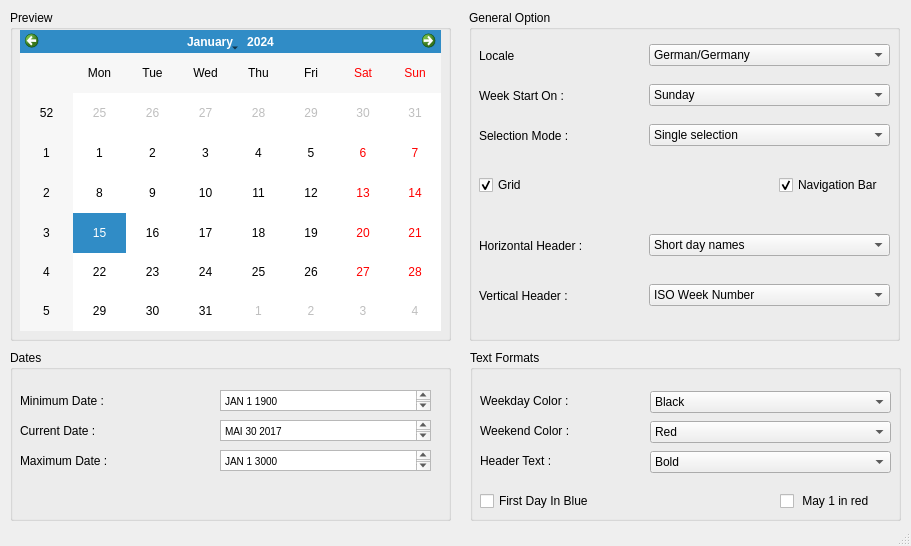
<?xml version="1.0" encoding="UTF-8"?>
<ui version="4.0">
 <class>CalendarWidget</class>
 <widget class="QMainWindow" name="CalendarWidget">
  <property name="geometry">
   <rect>
    <x>0</x>
    <y>0</y>
    <width>911</width>
    <height>546</height>
   </rect>
  </property>
  <property name="windowTitle">
   <string>MainWindow</string>
  </property>
  <widget class="QWidget" name="centralwidget">
   <widget class="QWidget" name="gridLayoutWidget">
    <property name="geometry">
     <rect>
      <x>10</x>
      <y>10</y>
      <width>441</width>
      <height>331</height>
     </rect>
    </property>
    <layout class="QGridLayout" name="gridLayout">
     <item row="0" column="0">
      <widget class="QGroupBox" name="groupBox">
       <property name="title">
        <string>Preview</string>
       </property>
       <widget class="QWidget" name="gridLayoutWidget_5">
        <property name="geometry">
         <rect>
          <x>10</x>
          <y>20</y>
          <width>421</width>
          <height>301</height>
         </rect>
        </property>
        <layout class="QGridLayout" name="gridLayout_5">
         <item row="0" column="0">
          <widget class="QCalendarWidget" name="calendarWidget"/>
         </item>
        </layout>
       </widget>
      </widget>
     </item>
    </layout>
   </widget>
   <widget class="QWidget" name="gridLayoutWidget_2">
    <property name="geometry">
     <rect>
      <x>10</x>
      <y>350</y>
      <width>441</width>
      <height>171</height>
     </rect>
    </property>
    <layout class="QGridLayout" name="gridLayout_2">
     <item row="0" column="0">
      <widget class="QGroupBox" name="groupBox_3">
       <property name="title">
        <string>Dates</string>
       </property>
       <widget class="QWidget" name="gridLayoutWidget_6">
        <property name="geometry">
         <rect>
          <x>10</x>
          <y>40</y>
          <width>131</width>
          <height>21</height>
         </rect>
        </property>
        <layout class="QGridLayout" name="gridLayout_6">
         <item row="0" column="0">
          <widget class="QLabel" name="label_7">
           <property name="text">
            <string>Minimum Date :</string>
           </property>
          </widget>
         </item>
        </layout>
       </widget>
       <widget class="QWidget" name="gridLayoutWidget_7">
        <property name="geometry">
         <rect>
          <x>10</x>
          <y>70</y>
          <width>131</width>
          <height>21</height>
         </rect>
        </property>
        <layout class="QGridLayout" name="gridLayout_7">
         <item row="0" column="0">
          <widget class="QLabel" name="label_8">
           <property name="text">
            <string>Current Date :</string>
           </property>
          </widget>
         </item>
        </layout>
       </widget>
       <widget class="QWidget" name="gridLayoutWidget_8">
        <property name="geometry">
         <rect>
          <x>10</x>
          <y>100</y>
          <width>131</width>
          <height>21</height>
         </rect>
        </property>
        <layout class="QGridLayout" name="gridLayout_8">
         <item row="0" column="0">
          <widget class="QLabel" name="label_9">
           <property name="text">
            <string>Maximum Date :</string>
           </property>
          </widget>
         </item>
        </layout>
       </widget>
       <widget class="QTextEdit" name="textEdit">
        <property name="geometry">
         <rect>
          <x>210</x>
          <y>40</y>
          <width>211</width>
          <height>21</height>
         </rect>
        </property>
        <property name="html">
         <string>&lt;!DOCTYPE HTML PUBLIC &quot;-//W3C//DTD HTML 4.0//EN&quot; &quot;http://www.w3.org/TR/REC-html40/strict.dtd&quot;&gt;
&lt;html&gt;&lt;head&gt;&lt;meta name=&quot;qrichtext&quot; content=&quot;1&quot; /&gt;&lt;style type=&quot;text/css&quot;&gt;
p, li { white-space: pre-wrap; }
&lt;/style&gt;&lt;/head&gt;&lt;body style=&quot; font-family:'MS Shell Dlg 2'; font-size:7.8pt; font-weight:400; font-style:normal;&quot;&gt;
&lt;p style=&quot; margin-top:0px; margin-bottom:0px; margin-left:0px; margin-right:0px; -qt-block-indent:0; text-indent:0px;&quot;&gt;JAN 1 1900&lt;/p&gt;&lt;/body&gt;&lt;/html&gt;</string>
        </property>
       </widget>
       <widget class="QTextEdit" name="textEdit_2">
        <property name="geometry">
         <rect>
          <x>210</x>
          <y>70</y>
          <width>211</width>
          <height>21</height>
         </rect>
        </property>
        <property name="html">
         <string>&lt;!DOCTYPE HTML PUBLIC &quot;-//W3C//DTD HTML 4.0//EN&quot; &quot;http://www.w3.org/TR/REC-html40/strict.dtd&quot;&gt;
&lt;html&gt;&lt;head&gt;&lt;meta name=&quot;qrichtext&quot; content=&quot;1&quot; /&gt;&lt;style type=&quot;text/css&quot;&gt;
p, li { white-space: pre-wrap; }
&lt;/style&gt;&lt;/head&gt;&lt;body style=&quot; font-family:'MS Shell Dlg 2'; font-size:7.8pt; font-weight:400; font-style:normal;&quot;&gt;
&lt;p style=&quot; margin-top:0px; margin-bottom:0px; margin-left:0px; margin-right:0px; -qt-block-indent:0; text-indent:0px;&quot;&gt;MAI 30 2017&lt;/p&gt;&lt;/body&gt;&lt;/html&gt;</string>
        </property>
       </widget>
       <widget class="QTextEdit" name="textEdit_3">
        <property name="geometry">
         <rect>
          <x>210</x>
          <y>100</y>
          <width>211</width>
          <height>21</height>
         </rect>
        </property>
        <property name="html">
         <string>&lt;!DOCTYPE HTML PUBLIC &quot;-//W3C//DTD HTML 4.0//EN&quot; &quot;http://www.w3.org/TR/REC-html40/strict.dtd&quot;&gt;
&lt;html&gt;&lt;head&gt;&lt;meta name=&quot;qrichtext&quot; content=&quot;1&quot; /&gt;&lt;style type=&quot;text/css&quot;&gt;
p, li { white-space: pre-wrap; }
&lt;/style&gt;&lt;/head&gt;&lt;body style=&quot; font-family:'MS Shell Dlg 2'; font-size:7.8pt; font-weight:400; font-style:normal;&quot;&gt;
&lt;p style=&quot; margin-top:0px; margin-bottom:0px; margin-left:0px; margin-right:0px; -qt-block-indent:0; text-indent:0px;&quot;&gt;JAN 1 3000&lt;/p&gt;&lt;/body&gt;&lt;/html&gt;</string>
        </property>
       </widget>
      </widget>
     </item>
    </layout>
   </widget>
   <widget class="QWidget" name="gridLayoutWidget_3">
    <property name="geometry">
     <rect>
      <x>469</x>
      <y>10</y>
      <width>431</width>
      <height>331</height>
     </rect>
    </property>
    <layout class="QGridLayout" name="gridLayout_3">
     <item row="0" column="0">
      <widget class="QGroupBox" name="groupBox_2">
       <property name="title">
        <string>General Option</string>
       </property>
       <widget class="QWidget" name="verticalLayoutWidget">
        <property name="geometry">
         <rect>
          <x>10</x>
          <y>30</y>
          <width>131</width>
          <height>31</height>
         </rect>
        </property>
        <layout class="QVBoxLayout" name="verticalLayout">
         <item>
          <widget class="QLabel" name="label">
           <property name="text">
            <string>Locale</string>
           </property>
          </widget>
         </item>
        </layout>
       </widget>
       <widget class="QWidget" name="verticalLayoutWidget_2">
        <property name="geometry">
         <rect>
          <x>10</x>
          <y>70</y>
          <width>131</width>
          <height>31</height>
         </rect>
        </property>
        <layout class="QVBoxLayout" name="verticalLayout_2">
         <item>
          <widget class="QLabel" name="label_2">
           <property name="text">
            <string>Week Start On :</string>
           </property>
          </widget>
         </item>
        </layout>
       </widget>
       <widget class="QWidget" name="verticalLayoutWidget_3">
        <property name="geometry">
         <rect>
          <x>10</x>
          <y>220</y>
          <width>131</width>
          <height>31</height>
         </rect>
        </property>
        <layout class="QVBoxLayout" name="verticalLayout_3">
         <item>
          <widget class="QLabel" name="label_4">
           <property name="text">
            <string>Horizontal Header :</string>
           </property>
          </widget>
         </item>
        </layout>
       </widget>
       <widget class="QWidget" name="verticalLayoutWidget_4">
        <property name="geometry">
         <rect>
          <x>10</x>
          <y>110</y>
          <width>131</width>
          <height>31</height>
         </rect>
        </property>
        <layout class="QVBoxLayout" name="verticalLayout_4">
         <item>
          <widget class="QLabel" name="label_3">
           <property name="text">
            <string>Selection Mode :</string>
           </property>
          </widget>
         </item>
        </layout>
       </widget>
       <widget class="QWidget" name="verticalLayoutWidget_5">
        <property name="geometry">
         <rect>
          <x>310</x>
          <y>160</y>
          <width>111</width>
          <height>31</height>
         </rect>
        </property>
        <layout class="QVBoxLayout" name="verticalLayout_5">
         <item>
          <widget class="QCheckBox" name="checkBox_2">
           <property name="text">
            <string>Navigation Bar</string>
           </property>
           <property name="checked">
            <bool>true</bool>
           </property>
          </widget>
         </item>
        </layout>
       </widget>
       <widget class="QWidget" name="verticalLayoutWidget_7">
        <property name="geometry">
         <rect>
          <x>10</x>
          <y>160</y>
          <width>61</width>
          <height>31</height>
         </rect>
        </property>
        <layout class="QVBoxLayout" name="verticalLayout_7">
         <item>
          <widget class="QCheckBox" name="checkBox">
           <property name="text">
            <string>Grid</string>
           </property>
           <property name="checked">
            <bool>true</bool>
           </property>
          </widget>
         </item>
        </layout>
       </widget>
       <widget class="QWidget" name="verticalLayoutWidget_6">
        <property name="geometry">
         <rect>
          <x>10</x>
          <y>270</y>
          <width>131</width>
          <height>31</height>
         </rect>
        </property>
        <layout class="QVBoxLayout" name="verticalLayout_6">
         <item>
          <widget class="QLabel" name="label_5">
           <property name="text">
            <string>Vertical Header :</string>
           </property>
          </widget>
         </item>
        </layout>
       </widget>
       <widget class="QWidget" name="verticalLayoutWidget_8">
        <property name="geometry">
         <rect>
          <x>180</x>
          <y>70</y>
          <width>241</width>
          <height>31</height>
         </rect>
        </property>
        <layout class="QVBoxLayout" name="verticalLayout_8">
         <item>
          <widget class="QComboBox" name="comboBox_2">
           <item>
            <property name="text">
             <string>Sunday</string>
            </property>
           </item>
          </widget>
         </item>
        </layout>
       </widget>
       <widget class="QWidget" name="verticalLayoutWidget_9">
        <property name="geometry">
         <rect>
          <x>180</x>
          <y>30</y>
          <width>241</width>
          <height>31</height>
         </rect>
        </property>
        <layout class="QVBoxLayout" name="verticalLayout_9">
         <item>
          <widget class="QComboBox" name="comboBox">
           <item>
            <property name="text">
             <string>German/Germany</string>
            </property>
           </item>
          </widget>
         </item>
        </layout>
       </widget>
       <widget class="QWidget" name="verticalLayoutWidget_10">
        <property name="geometry">
         <rect>
          <x>180</x>
          <y>110</y>
          <width>241</width>
          <height>31</height>
         </rect>
        </property>
        <layout class="QVBoxLayout" name="verticalLayout_10">
         <item>
          <widget class="QComboBox" name="comboBox_3">
           <item>
            <property name="text">
             <string>Single selection</string>
            </property>
           </item>
          </widget>
         </item>
        </layout>
       </widget>
       <widget class="QWidget" name="verticalLayoutWidget_11">
        <property name="geometry">
         <rect>
          <x>180</x>
          <y>220</y>
          <width>241</width>
          <height>31</height>
         </rect>
        </property>
        <layout class="QVBoxLayout" name="verticalLayout_11">
         <item>
          <widget class="QComboBox" name="comboBox_4">
           <item>
            <property name="text">
             <string>Short day names</string>
            </property>
           </item>
          </widget>
         </item>
        </layout>
       </widget>
       <widget class="QWidget" name="verticalLayoutWidget_12">
        <property name="geometry">
         <rect>
          <x>180</x>
          <y>270</y>
          <width>241</width>
          <height>31</height>
         </rect>
        </property>
        <layout class="QVBoxLayout" name="verticalLayout_12">
         <item>
          <widget class="QComboBox" name="comboBox_5">
           <item>
            <property name="text">
             <string>ISO Week Number</string>
            </property>
           </item>
          </widget>
         </item>
        </layout>
       </widget>
      </widget>
     </item>
    </layout>
   </widget>
   <widget class="QWidget" name="gridLayoutWidget_4">
    <property name="geometry">
     <rect>
      <x>470</x>
      <y>350</y>
      <width>431</width>
      <height>171</height>
     </rect>
    </property>
    <layout class="QGridLayout" name="gridLayout_4">
     <item row="0" column="0">
      <widget class="QGroupBox" name="groupBox_4">
       <property name="title">
        <string>Text Formats</string>
       </property>
       <widget class="QWidget" name="gridLayoutWidget_12">
        <property name="geometry">
         <rect>
          <x>10</x>
          <y>40</y>
          <width>141</width>
          <height>21</height>
         </rect>
        </property>
        <layout class="QGridLayout" name="gridLayout_12">
         <item row="0" column="0">
          <widget class="QLabel" name="label_6">
           <property name="text">
            <string>Weekday Color :</string>
           </property>
          </widget>
         </item>
        </layout>
       </widget>
       <widget class="QWidget" name="gridLayoutWidget_13">
        <property name="geometry">
         <rect>
          <x>10</x>
          <y>70</y>
          <width>141</width>
          <height>21</height>
         </rect>
        </property>
        <layout class="QGridLayout" name="gridLayout_13">
         <item row="0" column="0">
          <widget class="QLabel" name="label_10">
           <property name="text">
            <string>Weekend Color :</string>
           </property>
          </widget>
         </item>
        </layout>
       </widget>
       <widget class="QWidget" name="gridLayoutWidget_14">
        <property name="geometry">
         <rect>
          <x>10</x>
          <y>100</y>
          <width>141</width>
          <height>21</height>
         </rect>
        </property>
        <layout class="QGridLayout" name="gridLayout_14">
         <item row="0" column="0">
          <widget class="QLabel" name="label_11">
           <property name="text">
            <string>Header Text : </string>
           </property>
          </widget>
         </item>
        </layout>
       </widget>
       <widget class="QWidget" name="gridLayoutWidget_15">
        <property name="geometry">
         <rect>
          <x>180</x>
          <y>40</y>
          <width>241</width>
          <height>24</height>
         </rect>
        </property>
        <layout class="QGridLayout" name="gridLayout_15">
         <item row="0" column="0">
          <widget class="QComboBox" name="comboBox_6">
           <item>
            <property name="text">
             <string>Black</string>
            </property>
           </item>
          </widget>
         </item>
        </layout>
       </widget>
       <widget class="QWidget" name="gridLayoutWidget_16">
        <property name="geometry">
         <rect>
          <x>180</x>
          <y>70</y>
          <width>241</width>
          <height>24</height>
         </rect>
        </property>
        <layout class="QGridLayout" name="gridLayout_16">
         <item row="0" column="0">
          <widget class="QComboBox" name="comboBox_7">
           <item>
            <property name="text">
             <string>Red</string>
            </property>
           </item>
          </widget>
         </item>
        </layout>
       </widget>
       <widget class="QWidget" name="gridLayoutWidget_17">
        <property name="geometry">
         <rect>
          <x>180</x>
          <y>100</y>
          <width>241</width>
          <height>24</height>
         </rect>
        </property>
        <layout class="QGridLayout" name="gridLayout_17">
         <item row="0" column="0">
          <widget class="QComboBox" name="comboBox_8">
           <item>
            <property name="text">
             <string>Bold</string>
            </property>
           </item>
          </widget>
         </item>
        </layout>
       </widget>
       <widget class="QWidget" name="verticalLayoutWidget_13">
        <property name="geometry">
         <rect>
          <x>10</x>
          <y>140</y>
          <width>141</width>
          <height>22</height>
         </rect>
        </property>
        <layout class="QVBoxLayout" name="verticalLayout_13">
         <item>
          <widget class="QCheckBox" name="checkBox_5">
           <property name="text">
            <string>First Day In Blue</string>
           </property>
          </widget>
         </item>
        </layout>
       </widget>
       <widget class="QWidget" name="verticalLayoutWidget_14">
        <property name="geometry">
         <rect>
          <x>310</x>
          <y>140</y>
          <width>111</width>
          <height>22</height>
         </rect>
        </property>
        <layout class="QVBoxLayout" name="verticalLayout_14">
         <item>
          <widget class="QCheckBox" name="checkBox_4">
           <property name="text">
            <string> May 1 in red</string>
           </property>
          </widget>
         </item>
        </layout>
       </widget>
      </widget>
     </item>
    </layout>
   </widget>
  </widget>
  <widget class="QStatusBar" name="statusbar"/>
 </widget>
 <resources/>
 <connections/>
</ui>
